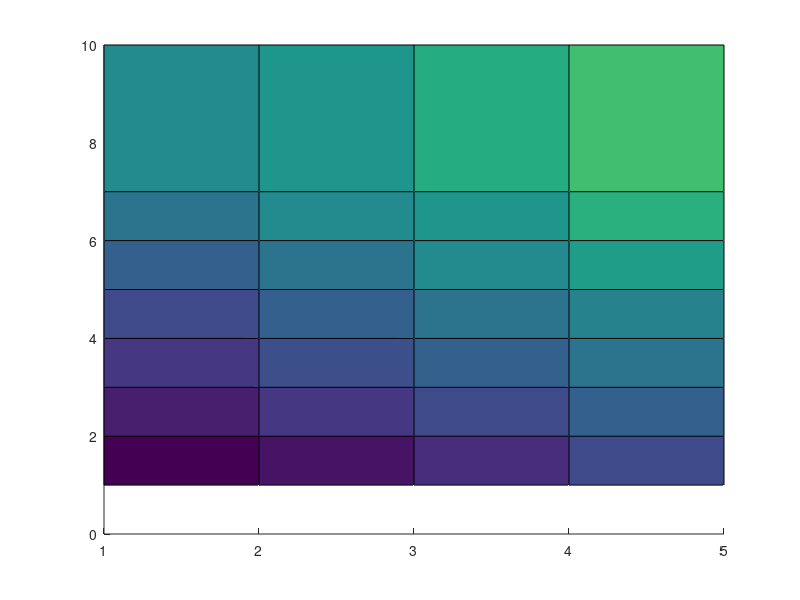

Write the MATLAB code that produced this figure. (Note: this script raises an error after producing the figure.)
% na =      1    2    3    4    5
times = [33.6 36.8 41.6 46.4 51.2; % nb = 1
         38.4 43.2 46.4 51.2 56.0; % nb = 2
         43.2 48.0 51.2 56.0 60.8; % nb = 3
         46.4 51.2 56.0 59.2 64.0; % nb = 4
         51.2 56.0 60.8 65.6 70.4; % nb = 5
         56.0 60.8 64.0 70.4 73.6; % nb = 6
         60.8 64.0 68.8 73.6 78.4; % nb = 7
%        nan  nan  nan  nan  nan ; % nb = 8
%        nan  nan  nan  nan  nan ; % nb = 9
         73.6 78.4 81.6 88.0 91.2];% nb = 10
     
na = 1:5;
nb = [1:7,10];

[NA,NB]=meshgrid(na,nb);
for(k=1:(size(NA,1)*size(NA,2)))
    NA_(k) = NA(k);
    NB_(k) = NB(k);
    times_(k) = times(k);
end
surface(NA,NB,times);
csvwrite('../LaTeX/DUNNO_Pomiar_czasu_algorytmow_regulacji/dane/gpc2x2time.csv',[NA_', NB_', times_']);
